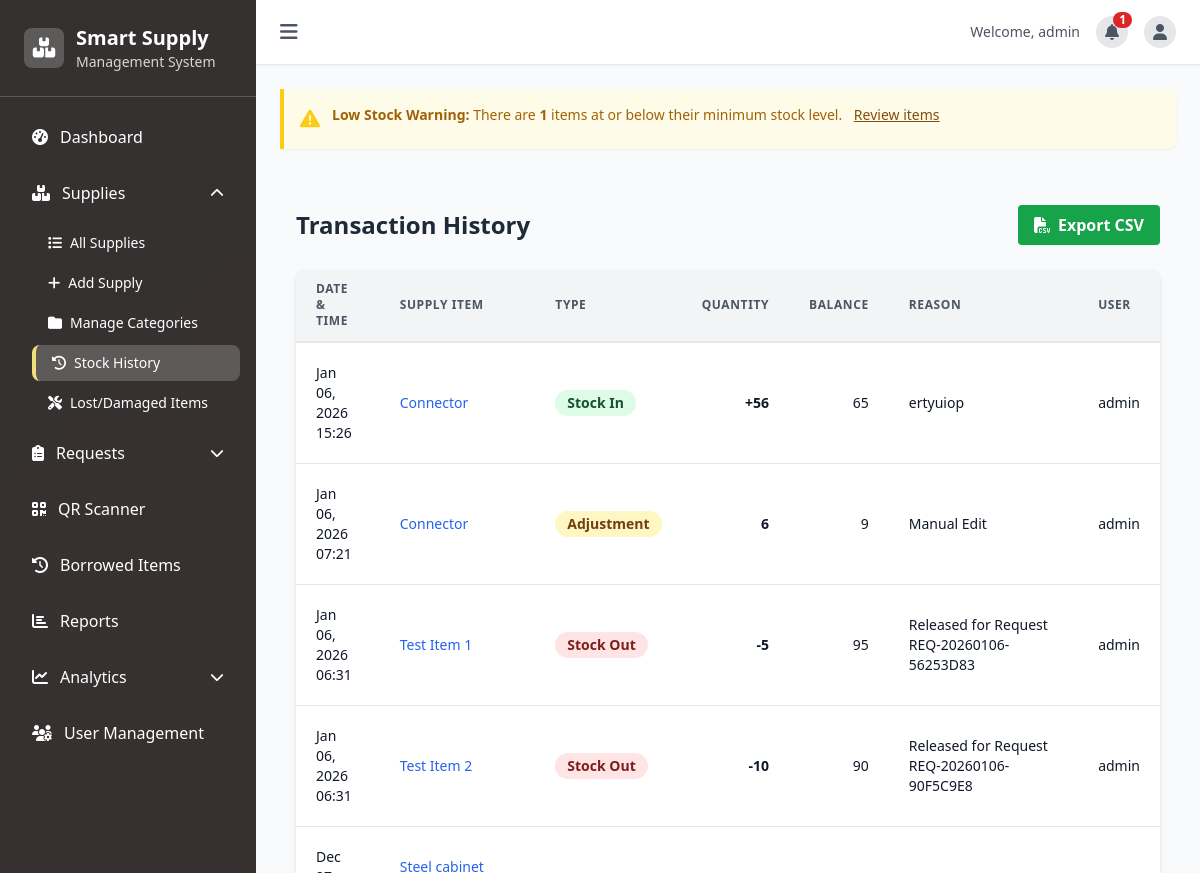
The page /supplies/history/ (signed in, upper part) on the database as committed earlier.
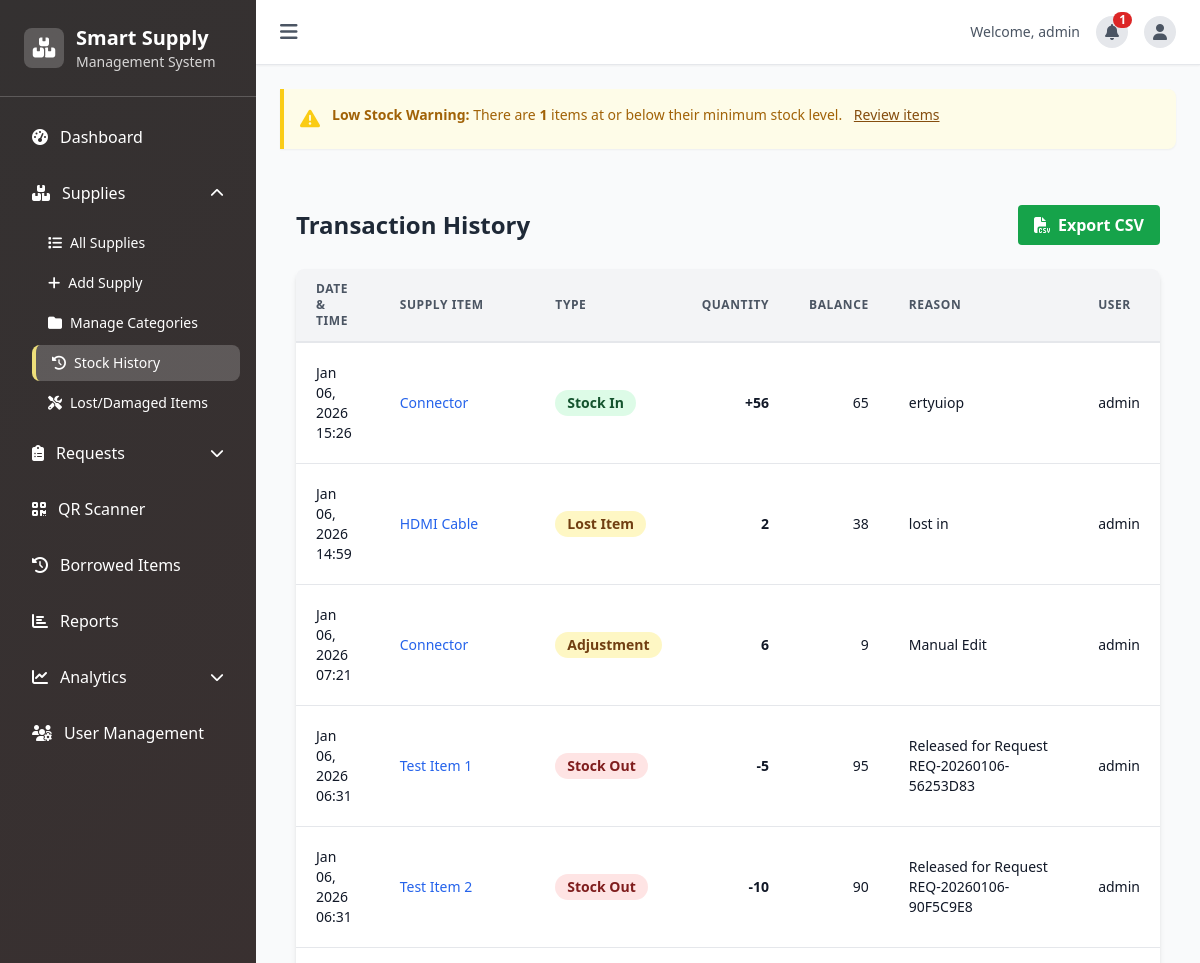
The same page on the database as committed later.
### inventory/models.py (models this page shows, shortened)
class InventoryTransaction(models.Model):
    TRANSACTION_TYPES = [
        ('in', 'Stock In'),
        ('out', 'Stock Out'),
        ('adjustment', 'Adjustment'),
        ('lost', 'Lost Item'),
        ('damaged', 'Damaged Item'),
    ]
    supply = models.ForeignKey(Supply, on_delete=models.CASCADE, related_name='transactions')
    transaction_type = models.CharField(max_length=20, choices=TRANSACTION_TYPES)
    quantity = models.IntegerField()
    previous_quantity = models.PositiveIntegerField()
    new_quantity = models.PositiveIntegerField()
    reason = models.TextField()
    performed_by = models.ForeignKey(User, on_delete=models.CASCADE, related_name='inventory_transactions')
    created_at = models.DateTimeField(auto_now_add=True)
    class Meta:
        ordering = ['-created_at']

class Supply(models.Model):
    name = models.CharField(max_length=200)
    description = models.TextField()
    category = models.ForeignKey(SupplyCategory, on_delete=models.CASCADE, related_name='supplies')
    quantity = models.PositiveIntegerField(default=0)
    min_stock_level = models.PositiveIntegerField(default=5)
    unit = models.CharField(max_length=50, default='pieces')
    cost_per_unit = models.DecimalField(max_digits=10, decimal_places=2, default=0.00)
    qr_code = models.ImageField(upload_to='qr_codes/', blank=True, null=True)
    image = models.ImageField(upload_to='supply_images/', blank=True, null=True, help_text="Product image or photo")
    location = models.CharField(max_length=100, default='Main Storage')
    is_consumable = models.BooleanField(default=False, help_text="Check if this item is consumable (e.g., paper, pens). Unchecked means non-consumable (e.g., equipment)")
    serial_number = models.CharField(max_length=100, blank=True, null=True, help_text="Serial number or code for tracking")
    date_purchased = models.DateField(blank=True, null=True, help_text="Date when the item was purchased")
    amount = models.DecimalField(max_digits=12, decimal_places=2, default=0.00, help_text="Total purchase amount")
    created_at = models.DateTimeField(auto_now_add=True)
    updated_at = models.DateTimeField(auto_now=True)
    class Meta:
        verbose_name_plural = "Supplies"

class User(AbstractUser):
    ROLE_CHOICES = [
        ('admin', 'Admin'),
        ('gso_staff', 'GSO Staff'),
        ('department_user', 'Department User'),
    ]
    APPROVAL_STATUS_CHOICES = [
        ('pending', 'Pending Approval'),
        ('approved', 'Approved'),
        ('rejected', 'Rejected'),
    ]
    role = models.CharField(max_length=20, choices=ROLE_CHOICES, default='department_user')
    department = models.CharField(max_length=100, blank=True, null=True)
    phone = models.CharField(max_length=20, blank=True, null=True)
    approval_status = models.CharField(max_length=20, choices=APPROVAL_STATUS_CHOICES, default='approved')
    profile_picture = models.ImageField(upload_to='profile_pictures/', blank=True, null=True)

### inventory/views.py (the view)
# urls.py: path('supplies/history/', views.transaction_list, name='transaction_list'),
@login_required
def transaction_list(request):
    if request.user.role not in ['admin', 'gso_staff']:
        messages.error(request, 'You do not have permission to view transaction history.')
        return redirect('dashboard')
    transactions = InventoryTransaction.objects.all().select_related('supply', 'performed_by').order_by('-created_at')
    search = request.GET.get('search', '')
    if search:
        transactions = transactions.filter(
            Q(supply__name__icontains=search) |
            Q(reason__icontains=search) |
            Q(performed_by__username__icontains=search)
        )
    txn_type = request.GET.get('type', '')
    if txn_type:
        transactions = transactions.filter(transaction_type=txn_type)
    return render(request, 'inventory/transaction_history.html', {
        'transactions': transactions,
        'search': search,
        'txn_type': txn_type,
    })

### inventory/context_processors.py (called while the page is built)
def unread_notifications(request):
    if not request.user or not request.user.is_authenticated:
        return {}
    unread_qs = Notification.objects.filter(recipient=request.user, is_read=False)
    context = {
        'unread_notifications_count': unread_qs.count(),
        'unread_notifications': unread_qs[:6],
    }
    if request.user.role in ['admin', 'gso_staff']:
        from .models import Supply
        from django.db.models import F
        low_stock_qs = Supply.objects.filter(quantity__lte=F('min_stock_level'))
        context['low_stock_count'] = low_stock_qs.count()
        context['low_stock_items_global'] = low_stock_qs[:5]
    return context

### inventory/templatetags/inventory_extras.py (called while the page is built)
@register.filter(name='abs')
def abs_filter(value):
    try:
        return abs(int(value))
    except (ValueError, TypeError):
        return value

### templates/inventory/transaction_history.html (shortened to what the changed rows need)
{% extends 'base.html' %}
{% load inventory_extras %}
{% block content %}
<div class="container mx-auto px-4 py-8">
    <div class="flex justify-between items-center mb-6">
        <h1 class="text-2xl font-bold text-gray-800">Transaction History</h1>
    </div>
    <div class="bg-white shadow-md rounded-lg overflow-hidden">
        <div class="overflow-x-auto">
            <table class="min-w-full leading-normal">
                <thead>
                    <tr>
                        <th
                            class="px-5 py-3 border-b-2 border-gray-200 bg-gray-100 text-left text-xs font-semibold text-gray-600 uppercase tracking-wider">
                            Date & Time
                        </th>
                        <th
                            class="px-5 py-3 border-b-2 border-gray-200 bg-gray-100 text-left text-xs font-semibold text-gray-600 uppercase tracking-wider">
                            Supply Item
                        </th>
                        <th
                            class="px-5 py-3 border-b-2 border-gray-200 bg-gray-100 text-left text-xs font-semibold text-gray-600 uppercase tracking-wider">
                            Type
                        </th>
                        <th
                            class="px-5 py-3 border-b-2 border-gray-200 bg-gray-100 text-right text-xs font-semibold text-gray-600 uppercase tracking-wider">
                            Quantity
                        </th>
                        <th
                            class="px-5 py-3 border-b-2 border-gray-200 bg-gray-100 text-right text-xs font-semibold text-gray-600 uppercase tracking-wider">
                            Balance
                        </th>
                        <th
                            class="px-5 py-3 border-b-2 border-gray-200 bg-gray-100 text-left text-xs font-semibold text-gray-600 uppercase tracking-wider">
                            Reason
                        </th>
                        <th
                            class="px-5 py-3 border-b-2 border-gray-200 bg-gray-100 text-left text-xs font-semibold text-gray-600 uppercase tracking-wider">
                            User
                        </th>
                    </tr>
                </thead>
                <tbody>
                    {% for txn in transactions %}
                    <tr>
                        <td class="px-5 py-5 border-b border-gray-200 bg-white text-sm">
                            <p class="text-gray-900 whitespace-no-wrap">{{ txn.created_at|date:"M d, Y H:i" }}</p>
                        </td>
                        <td class="px-5 py-5 border-b border-gray-200 bg-white text-sm">
                            <a href="{% url 'supply_detail' txn.supply.pk %}"
                                class="text-blue-600 hover:text-blue-900 font-medium">
                                {{ txn.supply.name }}
                            </a>
                        </td>
                        <td class="px-5 py-5 border-b border-gray-200 bg-white text-sm">
                            <span
                                class="relative inline-block px-3 py-1 font-semibold leading-tight {% if txn.transaction_type == 'in' %}text-green-900{% elif txn.transaction_type == 'out' %}text-red-900{% else %}text-yellow-900{% endif %}">
                                <span aria-hidden="true"
                                    class="absolute inset-0 opacity-50 rounded-full {% if txn.transaction_type == 'in' %}bg-green-200{% elif txn.transaction_type == 'out' %}bg-red-200{% else %}bg-yellow-200{% endif %}">
                                </span>
                                <span class="relative">{{ txn.get_transaction_type_display }}</span>
                            </span>
                        </td>
                        <td class="px-5 py-5 border-b border-gray-200 bg-white text-sm text-right">
                                <p class="text-gray-900 whitespace-no-wrap font-bold">
                                {% if txn.transaction_type == 'out' %}-{% elif txn.transaction_type == 'in' %}+{% endif %}{{ txn.quantity|abs }}
                            </p>
                        </td>
                        <td class="px-5 py-5 border-b border-gray-200 bg-white text-sm text-right">
                            <p class="text-gray-900 whitespace-no-wrap">{{ txn.new_quantity }}</p>
                        </td>
                        <td class="px-5 py-5 border-b border-gray-200 bg-white text-sm">
                            <p class="text-gray-900 whitespace-no-wrap">{{ txn.reason }}</p>
                        </td>
                        <td class="px-5 py-5 border-b border-gray-200 bg-white text-sm">
                            <p class="text-gray-900 whitespace-no-wrap">{{ txn.performed_by.username }}</p>
                        </td>
                    </tr>
                    {% endfor %}
                </tbody>
            </table>
        </div>
    </div>
</div>
{% endblock %}

Rows that differ between the two databases and show on the page:
added InventoryTransaction: created_at "Jan 06, 2026 14:59", supply.name "HDMI Cable", transaction_type "Lost Item", quantity|abs "2", new_quantity "38", reason "lost in", performed_by.username "admin"
